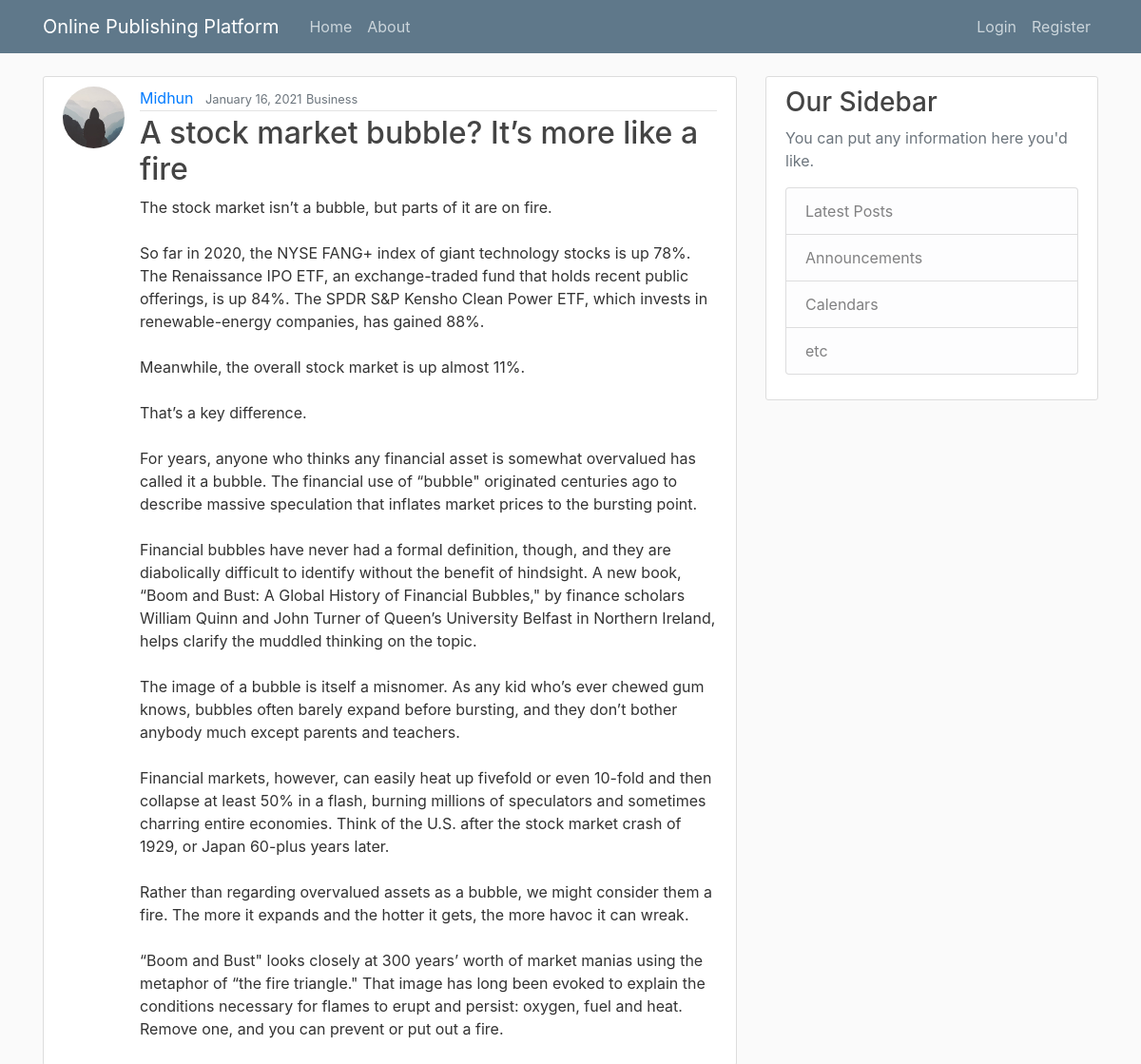
The page /post/13/ on the database its author committed.
### blog/models.py (models this page shows, shortened)
class Post(models.Model):
    title = models.CharField(max_length=100)
    content = models.TextField()
    category = models.CharField(max_length=20, choices=BLOG_CHOICES, default="General")
    date_posted = models.DateTimeField(default=timezone.now)
    author = models.ForeignKey(User, on_delete=models.CASCADE)

### users/models.py (models this page shows, shortened)
class Profile(models.Model):
    user = models.OneToOneField(User, on_delete=models.CASCADE)
    image = models.ImageField(default='default.jpg', upload_to='profile_pics')

### blog/views.py (the view)
# urls.py: path('post/<int:pk>/', PostDetailView.as_view(), name='post-detail'),
class PostDetailView(DetailView):
    model = Post

### blog/templates/blog/post_detail.html (shortened to what this page needs)
{% extends "blog/base.html" %}
{% load crispy_forms_tags %}
{% block content %}
  <article class="media content-section">
    <img class="rounded-circle article-img" src="{{ object.author.profile.image.url }}">
    <div class="media-body">
      <div class="article-metadata">
        <a class="mr-2" href="{% url 'user-posts' object.author.username %}">{{ object.author }}</a>
        <small class="text-muted">{{ object.date_posted|date:"F d, Y" }}</small>
        <small class="text-muted">{{ post.category}}</small>
      </div>
      <h2 class="article-title">{{ object.title }}</h2>
      <p class="article-content">{{ object.content }}</p>
    </div>
  </article>
{% endblock content %}

### blog/static/blog/main.css (style rules this page uses)
body { background: #fafafa; color: #333333; margin-top: 5rem; }
h1, h2, h3, h4, h5, h6 { color: #444444; }
.content-section { background: #ffffff; padding: 10px 20px; border: 1px solid #dddddd; border-radius: 3px; margin-bottom: 20px; }
.article-title { color: #444444; }
.article-content { white-space: pre-line; }
.article-img { height: 65px; width: 65px; margin-right: 16px; }
.article-metadata { padding-bottom: 1px; margin-bottom: 4px; border-bottom: 1px solid #e3e3e3 }

### rows shown on the page
Post: author.profile.image (placeholder picture), author "Midhun", date_posted "January 16, 2021", category "Business", title "A stock market bubble? It’s more like a fire", content "The stock market isn’t a bubble, but parts of it are on fire. So far in 2020, the NYSE FANG+ index of giant technology stocks is up 78%. The Renaissance IPO ETF, an exchange-traded fund that holds recent public offerings, is up 84%. The SPDR S&P Kensho Clean Power ETF, which invests in renewable-energy companies, has gained 88%. Meanwhile, the overall stock market is up almost 11%. That’s a key difference. For years, anyone who thinks any financial asset is somewhat overvalued has called it a bubble. The financial use of “bubble\" originated centuries ago to describe massive speculation that inflates market prices to the bursting point. Financial bubbles have never had a formal definition,…"
